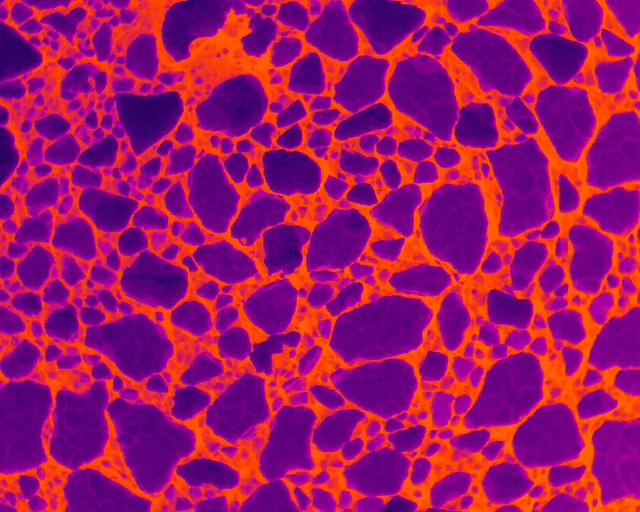
#> input picture data/thermal_timelapse/DJI_20250218031618_0007_T.JPG, 640 x 512 px, given in place of sea_ice.jpg, which was not available
$ python watershed.py
#> lines starting #> are read from the running program, lines starting #| are printed output that depends on the picture; after the words box and inside, x2 and y2 are one past the last pixel; in counts of white or black regions, pixels touching at a corner belong together; pictures that were not available may be replaced by others from this repository, and a replacement may not be noted
"""
watershed.py
------------
Watershed-based sea ice floe detector (marker-based).

Steps:
  1) CLAHE contrast normalization + bilateral edge-preserving denoise
  2) Ice-vs-water binary mask (Otsu or adaptive threshold)
  3) Distance-transform markers -> OpenCV watershed
  4) Per-step figure display + overlay + CSV (areas/perimeters in pixels)

Tuning knobs (top of file):
  FG_FRAC     — raise to MERGE floes (fewer splits), lower to SPLIT more (0.25–0.60 good range)
  USE_ADAPTIVE — set True if Otsu struggles (low-contrast images)
  MIN_AREA_PX  — minimum component size to keep (filters tiny noise)
"""

import cv2 as cv
import numpy as np
import matplotlib.pyplot as plt
import pandas as pd
import os
from pathlib import Path

# ---------- parameters ----------
FG_FRAC = 0.35          # 0.25–0.60 good range; higher merges more
USE_ADAPTIVE = False     # try True if center is low-contrast
MIN_AREA_PX = 50         # ignore tiny specks
OUT_DIR = str(Path(__file__).parent.parent / "outputs" / "watershed_out")

def watershed():
    os.makedirs(OUT_DIR, exist_ok=True)

    # --- load ---
    img_path = str(Path(__file__).parent.parent / "data" / "images" / "sea_ice.jpg")
    img = cv.imread(img_path)
#> img is the input picture: shape (512, 640, 3); mean B, G, R 100, 20, 158.3
    if img is None:
        raise FileNotFoundError(f"could not read {img_path}")
    img_gray = cv.cvtColor(img, cv.COLOR_BGR2GRAY)
    img_RGB  = cv.cvtColor(img, cv.COLOR_BGR2RGB)

    # --- 1) contrast normalize + edge-preserving denoise ---
    clahe = cv.createCLAHE(clipLimit=2.0, tileGridSize=(8,8))
    gray_eq = clahe.apply(img_gray)
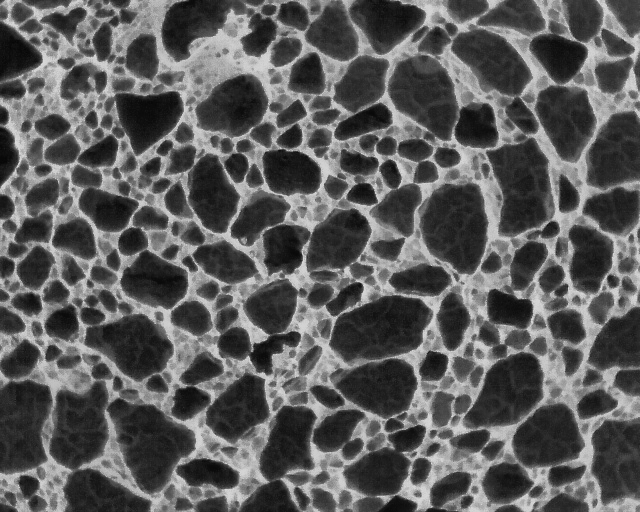
#> gray_eq: shape (512, 640); min 7, max 219, mean 91.3
    gray_smooth = cv.bilateralFilter(gray_eq, d=7, sigmaColor=25, sigmaSpace=25)

    # --- 2) ice vs water binary ---
    if USE_ADAPTIVE:
        ice_bin = cv.adaptiveThreshold(gray_smooth, 255,
                                       cv.ADAPTIVE_THRESH_GAUSSIAN_C,
                                       cv.THRESH_BINARY, 51, -5)
        th_info = "Adaptive (Gaussian, 51, -5)"
    else:
        _, ice_bin = cv.threshold(gray_smooth, 0, 255,
                                  cv.THRESH_BINARY + cv.THRESH_OTSU)
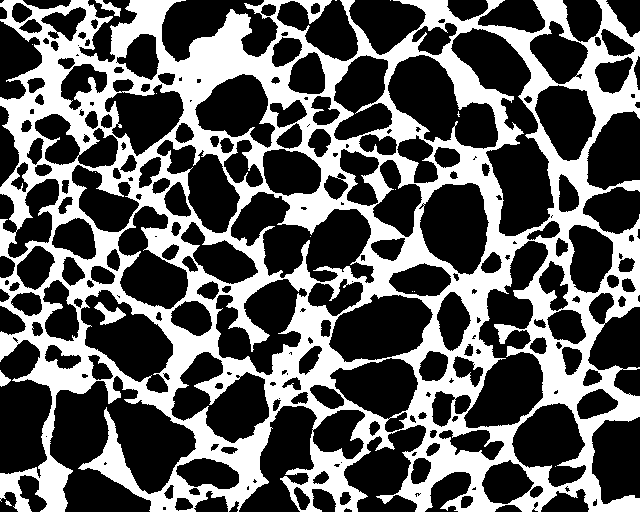
#> ice_bin: shape (512, 640); 36.5% white; 16 white regions (11 under 20 px), largest, box (x1, y1, x2, y2) and area: (0, 0, 640, 512) 119073, (94, 302, 126, 325) 306, (95, 0, 121, 17) 157, (0, 370, 11, 387) 100, (5, 500, 12, 506) 21
        th_info = "Otsu (global)"

    # clean small specks / seal pinholes
    kernel = cv.getStructuringElement(cv.MORPH_ELLIPSE, (3,3))
    ice_open  = cv.morphologyEx(ice_bin,  cv.MORPH_OPEN,  kernel, iterations=1)
#> ice_open: shape (512, 640); 36.2% white; 19 white regions (8 under 20 px), largest, box (x1, y1, x2, y2) and area: (0, 0, 640, 512) 116940, (294, 0, 332, 24) 331, (94, 302, 126, 325) 302
    ice_clean = cv.morphologyEx(ice_open, cv.MORPH_CLOSE, kernel, iterations=2)
#> ice_clean: shape (512, 640); 36.8% white; 15 white regions (7 under 20 px), largest, box (x1, y1, x2, y2) and area: (0, 0, 640, 512) 119663, (94, 302, 126, 325) 306, (494, 324, 521, 344) 241

    # --- 3) markers from distance transform on ice ---
    dist = cv.distanceTransform(ice_clean, cv.DIST_L2, 5)
    dist_norm = cv.normalize(dist, None, 0, 1.0, cv.NORM_MINMAX)
    _, sure_fg = cv.threshold(dist, FG_FRAC * dist.max(), 255, cv.THRESH_BINARY)
#> sure_fg: shape (512, 640) float32; 3% white; 96 white regions (36 under 20 px), largest, box (x1, y1, x2, y2) and area: (180, 21, 269, 101) 2169, (548, 354, 579, 399) 548, (294, 197, 327, 221) 446
    sure_fg = sure_fg.astype(np.uint8)

    # sure background from (dilated) water
    water = 255 - ice_clean
    sure_bg = cv.dilate(water, kernel, iterations=3)
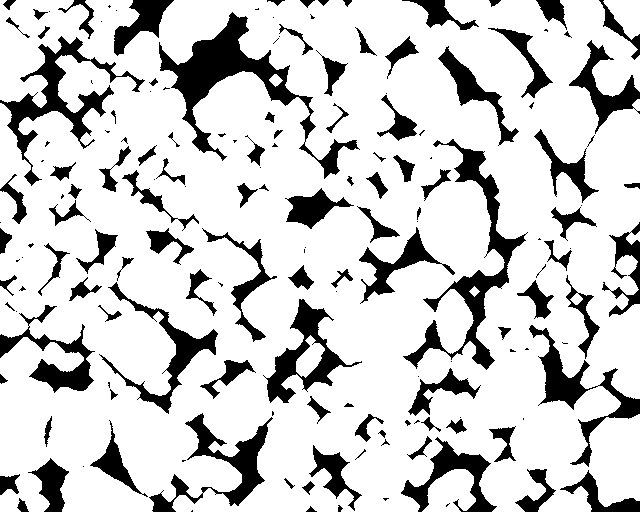
#> sure_bg: shape (512, 640); 80.6% white; 165 black regions (60 under 20 px), largest, box (x1, y1, x2, y2) and area: (159, 12, 360, 179) 6205, (403, 139, 528, 370) 4627, (0, 36, 145, 186) 3966

    # unknown strip between bg and fg
    unknown = cv.subtract(sure_bg, 255 - sure_fg)
#> unknown: shape (512, 640); every value is 0

    # --- 4) watershed ---
    n_labels, markers = cv.connectedComponents(sure_fg)
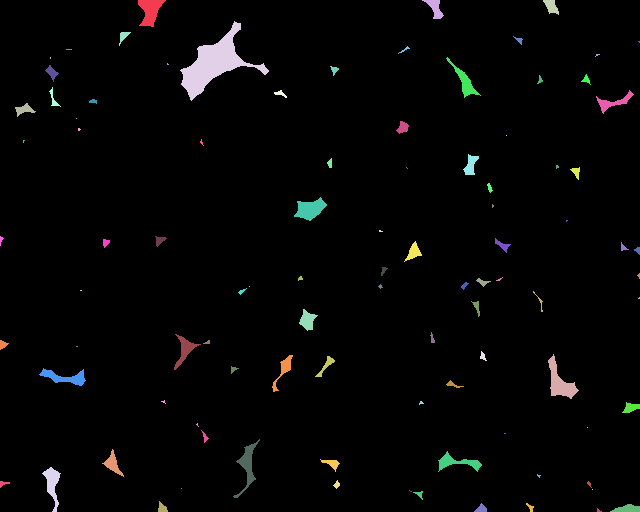
#> markers: shape (512, 640) int32; 97 distinct labels, from 0 to 96; one colour per label, 0 black
#> n_labels = 97
    markers = markers + 1               # background must be 1
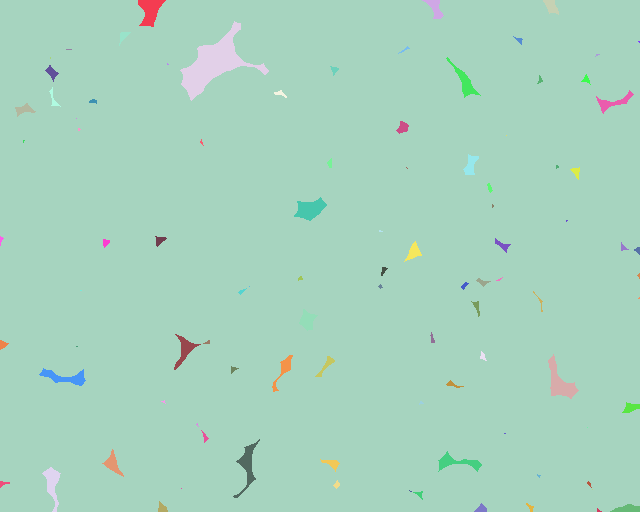
#> markers: shape (512, 640) int32; 97 distinct labels, from 1 to 97; one colour per label, 0 black
    markers[unknown == 255] = 0         # 0 = unknown region
    markers_ws = cv.watershed(img.copy(), markers)
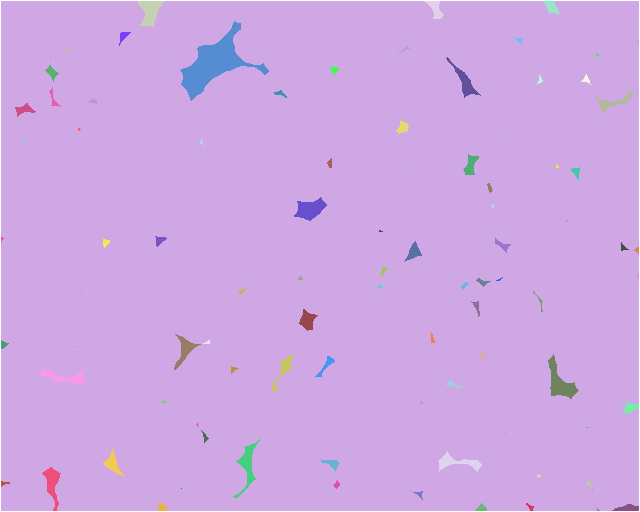
#> markers_ws: shape (512, 640) int32; 98 distinct labels, from -1 to 97; one colour per label, 0 black, -1 white

    # boundary mask + overlay
    boundary_mask = (markers_ws == -1).astype(np.uint8) * 255
#> boundary_mask: shape (512, 640); 0.7% white in thin lines or dots
    overlay = img_RGB.copy()
    overlay[markers_ws == -1] = [255, 0, 0]
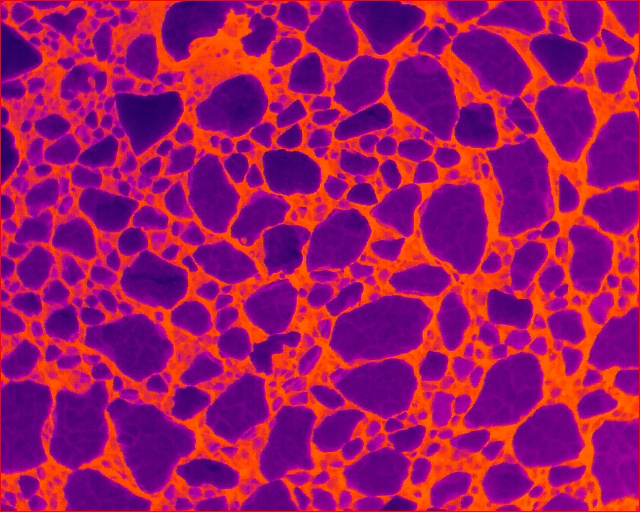
#> overlay: shape (512, 640, 3); mean R, G, B 159, 19.9, 99.3

    # segmented floes (labels >= 2)
    seg_mask = (markers_ws >= 2).astype(np.uint8) * 255
#> seg_mask: shape (512, 640); 2.9% white; 96 white regions (36 under 20 px)

    # --- 5) contours + measurements (pixels) ---
    contours, _ = cv.findContours(seg_mask, cv.RETR_EXTERNAL, cv.CHAIN_APPROX_SIMPLE)
#> contours = 96 contours, 47 with area under 20; largest, box (x1, y1, x2, y2) and area: (180, 21, 269, 101) 2042, (548, 354, 579, 399) 490, (294, 197, 327, 221) 406, (138, 1, 165, 27) 360, (233, 439, 260, 498) 350
    rows = []
    kept = 0
    for i, c in enumerate(contours, 1):
        area = cv.contourArea(c)
        if area < MIN_AREA_PX:
            continue
        kept += 1
        perim = cv.arcLength(c, True)
        rows.append({"floe_id": kept, "area_px": float(area), "perimeter_px": float(perim)})
#> this loop made 96 passes
#> (area, perim) on passes 2, 14, 15, 16, 17, 18, 23, 27, 29, 30, 31, 36: (98, 59.31), (301.5, 111.2), (79, 51.46), (269.5, 121.6), (172.5, 76.67), (350, 160.2), (90, 46.14), (302, 120.6), (84.5, 62.18), (162, 98.91), (489.5, 131.2), (240.5, 107.6)
#> area on passes 4, 5, 6, 12, 20, 26: 41.5, 43, 22, 24, 22, 31
#> after the loop, kept = 28; rows = 28 items

    df = pd.DataFrame(rows)
#> df = table of 28 rows and 3 columns
    df.to_csv(os.path.join(OUT_DIR, "floe_measurements_pixels.csv"), index=False)

    # --- 6) figures (step-by-step, like your style) ---
    plt.figure(figsize=(14, 10))
    plt.suptitle(f"Sea-ice watershed (thresh={th_info}, fg_frac={FG_FRAC})", fontsize=14)

    plt.subplot(231); plt.imshow(img_RGB); plt.axis('off'); plt.title("Original (RGB)")

    plt.subplot(232); plt.imshow(gray_eq, cmap='gray'); plt.axis('off'); plt.title("CLAHE")
    plt.subplot(233); plt.imshow(gray_smooth, cmap='gray'); plt.axis('off'); plt.title("Bilateral smoothed")

    plt.subplot(234); plt.imshow(ice_bin, cmap='gray'); plt.axis('off'); plt.title("Binary (raw)")
    plt.subplot(235); plt.imshow(ice_clean, cmap='gray'); plt.axis('off'); plt.title("Binary (cleaned)")
    plt.subplot(236); plt.imshow(dist_norm, cmap='gray'); plt.axis('off'); plt.title("Distance transform (norm)")

    plt.figure(figsize=(14, 10))
    plt.suptitle("Markers → Watershed", fontsize=14)
    plt.subplot(231); plt.imshow(sure_fg, cmap='gray'); plt.axis('off'); plt.title("Sure foreground (cores)")
    plt.subplot(232); plt.imshow(sure_bg, cmap='gray'); plt.axis('off'); plt.title("Sure background")
    plt.subplot(233); plt.imshow(unknown, cmap='gray'); plt.axis('off'); plt.title("Unknown band")
    plt.subplot(234); plt.imshow(markers_ws, cmap='tab20'); plt.axis('off'); plt.title("Watershed labels")
    plt.subplot(235); plt.imshow(boundary_mask, cmap='gray'); plt.axis('off'); plt.title("Boundary mask")
    plt.subplot(236); plt.imshow(overlay); plt.axis('off'); plt.title("Overlay (red = boundary)")

    plt.tight_layout()
    plt.show()

    # --- 7) save key artifacts ---
    cv.imwrite(os.path.join(OUT_DIR, "01_gray_eq.png"), gray_eq)
    cv.imwrite(os.path.join(OUT_DIR, "02_gray_smooth.png"), gray_smooth)
    cv.imwrite(os.path.join(OUT_DIR, "03_binary_clean.png"), ice_clean)
    cv.imwrite(os.path.join(OUT_DIR, "04_distance_norm.png"), (dist_norm*255).astype(np.uint8))
    cv.imwrite(os.path.join(OUT_DIR, "05_sure_fg.png"), sure_fg)
    cv.imwrite(os.path.join(OUT_DIR, "06_sure_bg.png"), sure_bg)
    cv.imwrite(os.path.join(OUT_DIR, "07_unknown.png"), unknown)
    cv.imwrite(os.path.join(OUT_DIR, "08_boundary_mask.png"), boundary_mask)
    cv.imwrite(os.path.join(OUT_DIR, "09_overlay.png"), cv.cvtColor(overlay, cv.COLOR_RGB2BGR))

    print(f"[info] components (sure_fg): {n_labels-1} | kept contours: {kept}")
#| [info] components (sure_fg): 96 | kept contours: 28
    print(f"[info] CSV written: {os.path.join(OUT_DIR,'floe_measurements_pixels.csv')}")
    print(f"[info] images saved to: {OUT_DIR}")

if __name__ == "__main__":
    watershed()

$ run again, on data/thermal_timelapse/DJI_20250218031624_0010_T.JPG
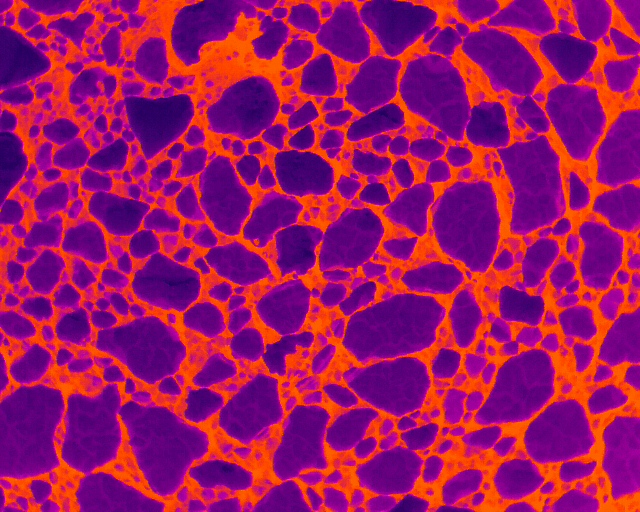
#> input picture data/thermal_timelapse/DJI_20250218031624_0010_T.JPG, 640 x 512 px, given in place of sea_ice.jpg, which was not available
#> in watershed, img is the input picture: shape (512, 640, 3); mean B, G, R 99, 20.4, 156.7
#> in watershed, `_, ice_bin = cv.threshold(gray_smooth, 0, 255, cv.THRESH_BINARY + cv.T..`:
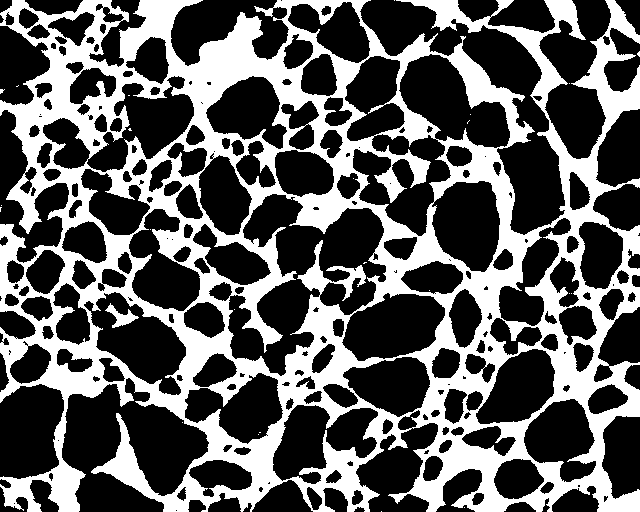
#> ice_bin: shape (512, 640); 36.2% white; 25 white regions (23 under 20 px), largest, box (x1, y1, x2, y2) and area: (0, 0, 640, 512) 118354, (105, 303, 139, 328) 304
#> ice_open: shape (512, 640); 35.9% white; 28 white regions (13 under 20 px), largest, box (x1, y1, x2, y2) and area: (0, 0, 640, 512) 110492, (400, 0, 585, 120) 3573, (604, 0, 640, 44) 646
#> ice_clean: shape (512, 640); 36.4% white; 17 white regions (8 under 20 px), largest, box (x1, y1, x2, y2) and area: (0, 0, 640, 512) 113800, (400, 0, 585, 120) 3764, (298, 240, 332, 293) 607
#> sure_bg: shape (512, 640); 81% white; 166 black regions (63 under 20 px), largest, box (x1, y1, x2, y2) and area: (169, 16, 328, 163) 5530, (0, 42, 122, 229) 4150, (436, 139, 539, 317) 3277
#> unknown: shape (512, 640); every value is 0
#> n_labels = 98
#> markers_ws: shape (512, 640) int32; 98 distinct labels, from -1 to 98
#> boundary_mask: shape (512, 640); 0.7% white in thin lines or dots
#> overlay: shape (512, 640, 3); mean R, G, B 157.3, 20.2, 98.3
#> in watershed, `seg_mask = (markers_ws >= 2).astype(np.uint8) * 255`:
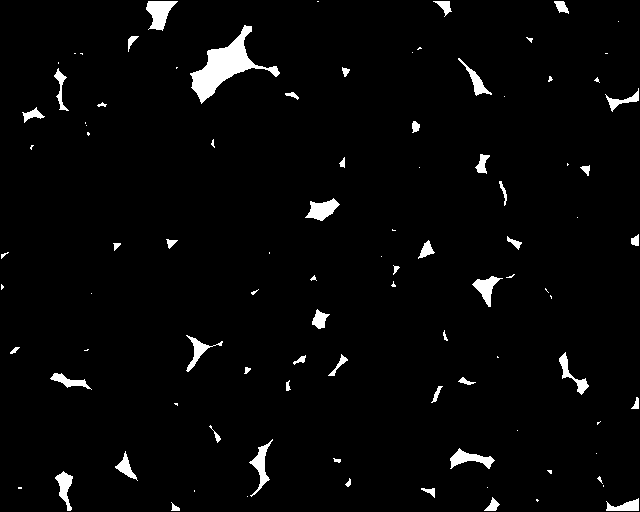
#> seg_mask: shape (512, 640); 2.9% white; 96 white regions (45 under 20 px)
#> contours = 96 contours, 51 with area under 20; largest, box (x1, y1, x2, y2) and area: (190, 25, 280, 104) 2009, (146, 1, 178, 31) 498, (305, 198, 340, 221) 396, (450, 448, 495, 469) 364, (249, 439, 273, 497) 352
#> the loop in watershed, `for i, c in enumerate(contours, 1):` made 96 passes
#> (area, perim) on passes 3, 4, 13, 17, 18, 19, 28, 32: (209.5, 92.04), (88.5, 44.87), (294.5, 102.3), (197, 82.08), (364, 121.1), (351.5, 152.8), (221, 100.9), (78.5, 63.01)
#> after the loop in watershed, `for i, c in enumerate(contours, 1):`: kept = 27; rows = 27 items
#> df = table of 27 rows and 3 columns
#| [info] components (sure_fg): 97 | kept contours: 27
